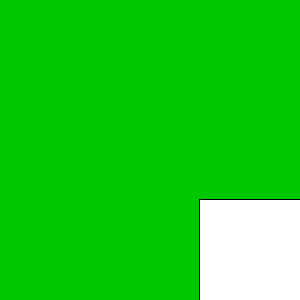
Frame 1 (no input)
Frame 60 (the mouse pressed at the canvas centre just before this capture): identical to frame 1, image omitted
Frame 120 (the mouse held since frame 60 and released just before this capture): identical to frame 1, image omitted

The Processing sketch that drew this single still picture (run headless with seeded random() and noise(); from frame 60 on, the mouse is pressed at the canvas centre):

// Processing sketch: processing_63269
// ── processing_63269.pde

int x = 70;
int y = 70;
int w = 100;
int h = 100;

int x2 = 199;
int y2 = 199;
int w2 = 222;
int h2 = 222;
 
void setup() {
  size(300, 300);
}
 
void draw() {
  background(0,200,0);
  fill(255);
  
  if (mouseX > x && mouseX < x + w && mouseY > y && mouseY < y + h) {
    println("Over");
    fill(9);
  }
 
  rect(x, y, w, h);


  background(0,200,0);
  fill(255);
  
  if (mouseX > x2 && mouseX < x2 + w2 && mouseY > y2 && mouseY < y2 + h2) {
    println("Over");
    fill(9);
  }
 
  rect(x2, y2, w2, h2);
}
